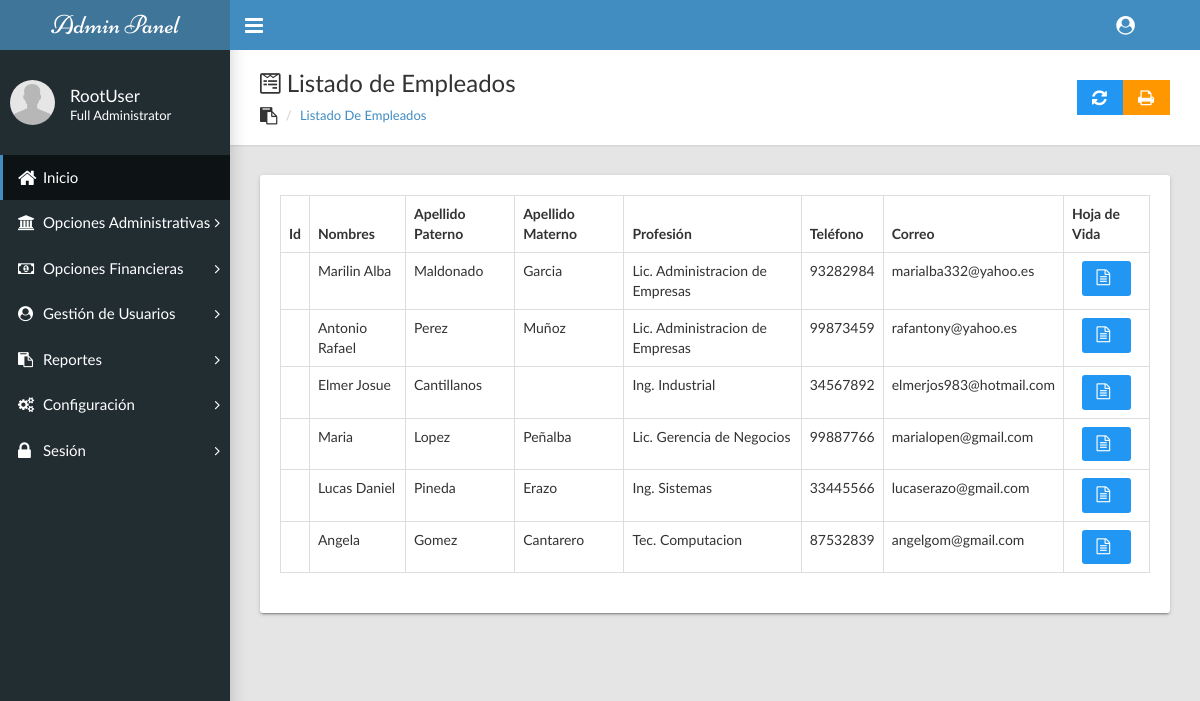
Before: /admin-panel/listado_empleados.php (signed in) with the older database file.
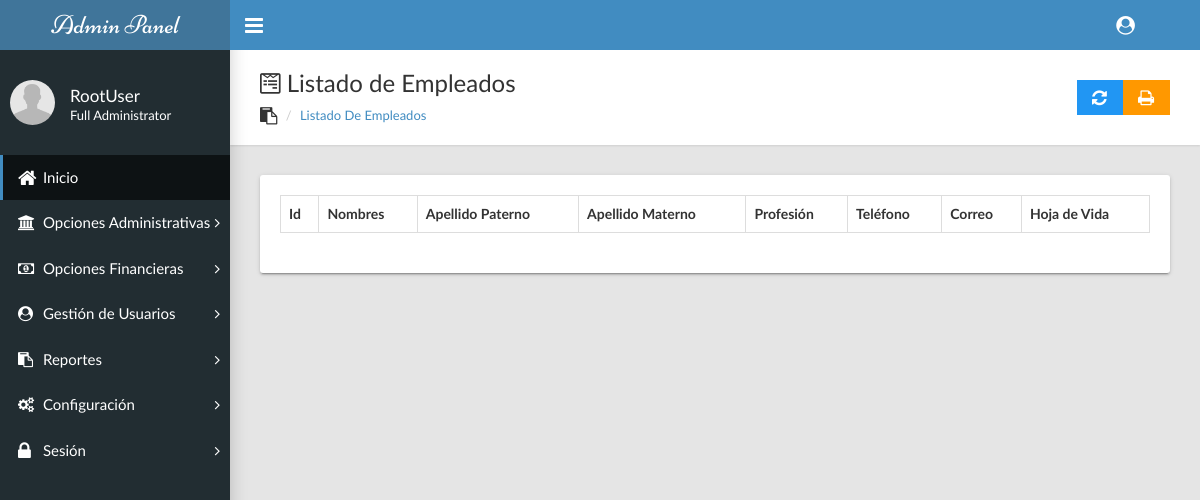
After: the same page with the newer database file.
### tables this page shows
CREATE TABLE IF NOT EXISTS `empleados` (
  `Id_Empleado` varchar(15) NOT NULL,
  `Nombres` varchar(100) NOT NULL,
  `Apellido1` varchar(50) NOT NULL,
  `Apellido2` varchar(50) NOT NULL,
  `Lugar_Nac` varchar(100) NOT NULL,
  `Fecha_Nac` date NOT NULL,
  `Profesion` varchar(50) NOT NULL,
  `Domicilio` text NOT NULL,
  `Telefono` int(11) NOT NULL,
  `Fecha_Ingreso` date NOT NULL,
  `Correo` varchar(100) NOT NULL,
  `Nombre_Emergencia` varchar(100) NOT NULL,
  `Numero_Emergencia` int(11) NOT NULL,
  `Estado` varchar(10) NOT NULL,
  PRIMARY KEY (`Id_Empleado`)
);

### admin-panel/listado_empleados.php (the view, shortened to what this page needs)
<?php
  include('../cn/bdconexion.php');
  if (isset($_SESSION['username'])&&($_SESSION['rank'])) {
?>
<!DOCTYPE html>
<html>
  <head>
    <link rel="stylesheet" type="text/css" href="css/main.css">
    <link rel="stylesheet" type="text/css" href="css/font-awesome-4.7.0/css/font-awesome.min.css">
  </head>
  <body class="sidebar-mini fixed">
    <div class="wrapper">
      <header class="main-header hidden-print"><a class="logo" href="index.php">Admin Panel</a>
        <nav class="navbar navbar-static-top">
          <a class="sidebar-toggle" href="#" data-toggle="offcanvas"></a>
          <div class="navbar-custom-menu">
            <ul class="top-nav">
              <li class="dropdown"><a class="dropdown-toggle" href="#" data-toggle="dropdown" role="button" aria-haspopup="true" aria-expanded="false"><i class="fa fa-user-circle fa-lg"></i></a>
              </li>
            </ul>
          </div>
        </nav>
      </header>
      <div class="content-wrapper">
        <div class="page-title">
          <div>
            <h1><i class="fa fa-wpforms"></i> Listado de Empleados</h1>
            <ul class="breadcrumb side">
              <li><i class="fa fa-clipboard fa-lg"></i></li>
              <li class="active"><a href="#">Listado de Empleados</a></li>
            </ul>
          </div>
          <div><a class="btn btn-info btn-flat no-impr" href="listado_empleados.php"><i class="fa fa-lg fa-refresh"></i></a><a class="btn btn-warning btn-flat" href="javascript:window.print();"><i class="fa fa-lg fa-print"></i></a></div>
        </div>
        <div class="row" id="data-table">
          <div class="col-md-12">
            <div class="card">
              <div class="card-body">
                <table class="table table-hover table-bordered" id="sampleTable">
                  <thead>
                    <tr>
                      <th>Id</th>
                      <th>Nombres</th>
                      <th>Apellido Paterno</th>
                      <th>Apellido Materno</th>
                      <th>Profesi&oacute;n</th>
                      <th>Tel&eacute;fono</th>
                      <th>Correo</th>
                      <th class="no-impr">Hoja de Vida</th>
                    </tr>
                  </thead>
                  <tbody>
                    <?php
                      $queryFullEmpleados=mysqli_query($db, "SELECT * FROM empleados") or die(mysqli_error());
                      while ($rowEmpleado=mysqli_fetch_array($queryFullEmpleados)) {
                        echo '
                          <tr>
                            <form method="GET" action="empleados_hoja_de_vida.php">
                              <td>'.$rowEmpleado['Id_Empleado'].'</td>
                              <td>'.$rowEmpleado['Nombres'].'</td>
                              <td>'.$rowEmpleado['Apellido1'].'</td>
                              <td>'.$rowEmpleado['Apellido2'].'</td>
                              <td>'.$rowEmpleado['Profesion'].'</td>
                              <td>'.$rowEmpleado['Telefono'].'</td>
                              <td>'.$rowEmpleado['Correo'].'</td>
                              <input class="no-impr" type="hidden" name="Id_Empleado" Id="Id_Empleado" value="'.$rowEmpleado['Id_Empleado'].'">
                              <td align="center"><button class="btn btn-info icon-btn icon-btn-flat no-impr" type="submit" id="enviar" name="enviar" align="center"><i class="fa fa-file-text-o"></i></button></td>
                            </form>
                          </tr>
                        ';
                      }
                    ?>
                  </tbody>
                </table>
              </div>
            </div>
          </div>
        </div>
      </div>
    </div>
  </body>
</html>
<?php
    }else {
        header('location: page_denegado.php');
    }
?>

Changed rows visible on the page:
removed empleados: Nombres "Marilin Alba", Apellido1 "Maldonado", Apellido2 "Garcia", Profesion "Lic. Administracion de Empresas", Telefono "93282984", Correo "marialba332@yahoo.es"
removed empleados: Nombres "Antonio Rafael", Apellido1 "Perez", Apellido2 "Muñoz", Profesion "Lic. Administracion de Empresas", Telefono "99873459", Correo "rafantony@yahoo.es"
removed empleados: Nombres "Elmer Josue", Apellido1 "Cantillanos", Profesion "Ing. Industrial", Telefono "34567892", Correo "elmerjos983@hotmail.com"
removed empleados: Nombres "Maria", Apellido1 "Lopez", Apellido2 "Peñalba", Profesion "Lic. Gerencia de Negocios", Telefono "99887766", Correo "marialopen@gmail.com"
removed empleados: Nombres "Lucas Daniel", Apellido1 "Pineda", Apellido2 "Erazo", Profesion "Ing. Sistemas", Telefono "33445566", Correo "lucaserazo@gmail.com"
removed empleados: Nombres "Angela", Apellido1 "Gomez", Apellido2 "Cantarero", Profesion "Tec. Computacion", Telefono "87532839", Correo "angelgom@gmail.com"
